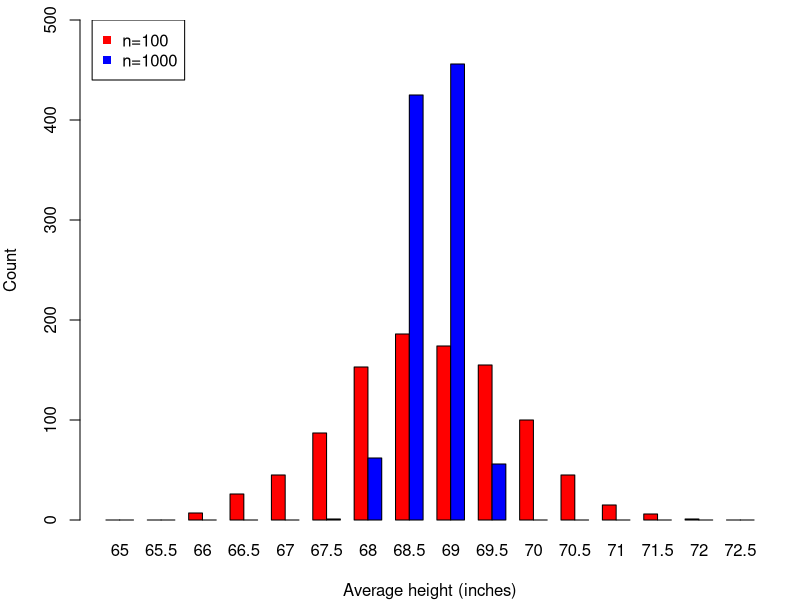

This figure's R source:
#### R Bootcamp 
#### Exercise 2: Plotting Exercise
## By Alec S Baird

setwd("~/Desktop/UCLA - Courses/EEB 201 R Bootcamp")

#### Plotting and genetic variation data analysis exercises, Assignment 1
y <- 100
z <- 1000

get_heights <- function(x){   
  ## This creates a vector of random heights for x (population size)
  heights <- rnorm(x,mean=69,sd=10)
  averageheight <- mean(heights)
  return(averageheight) 
}

get_heights(y)
get_heights(z)


#### Part 4
mean_heights_100 <- numeric()

for(i in 1:1000){
  mean_heights_100 <- c(mean_heights_100, get_heights(y))
}
  length(mean_heights_100)

mean_heights_100

#### Part 5
mean_heights_1000 <- numeric()

for(i in 1:1000){
  mean_heights_1000 <- c(mean_heights_1000, get_heights(z))
}
  length(mean_heights_1000)

#### Part 6
  
bins <- seq(65, 73, by=.5)
  
counts_100 <- hist(mean_heights_100, breaks=bins, plot=F)$counts
counts_1000 <- hist(mean_heights_1000, breaks=bins, plot=F)$counts

quartz(height=4, width=5)
par(mfrow=c(1,1), mar=c(4,4,1,1))
barplot(rbind(counts_100, counts_1000), col=c("red", "blue"), beside=T, names.arg=seq(65, 72.5, by=.5),
        xlab = "Average height (inches)", ylab="Count", ylim=c(0,500))
legend(0,500,c("n=100","n=1000"),col=c("red","blue"),pch = 15)

